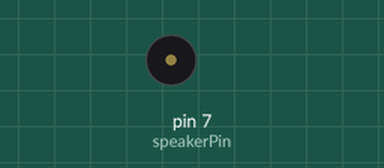
This sketch was run on a simulated Arduino Uno, built with avr-gcc and run on an emulated ATmega328P. Parts: buzzer (waves = sounding).

Above: at 0.4 s.
At 1.55 s:
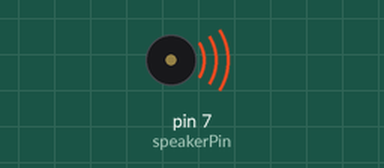
Timing chart, 0 to 3.2 s (numbered marks = the images above):
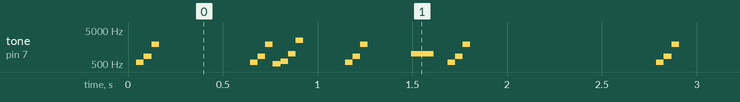

The sketch:

TheSoundOfMusic.ino
```cpp
// create an array of LED pins
int speakerPin = 7;

//int delayMicros = 100000;
int del = 100;

void setup() {
  // set up all these pins as output
  pinMode(speakerPin, OUTPUT);
}


void loop() {
  // turn them all off
  for (int i = 1000; i > 100; i -= 10) {
    digitalWrite(speakerPin, HIGH);
    delayMicroseconds(i);
    digitalWrite(speakerPin, LOW);
    delayMicroseconds(i);


  }
  delay(500);
  for (int i = 1000; i > 100; i -= 10) {
    digitalWrite(speakerPin, HIGH);
    delayMicroseconds(i);
    digitalWrite(speakerPin, LOW);
    delayMicroseconds(i);
  }
  delay(50);
  for (int i = 1000; i > 100; i -= 10) {
    digitalWrite(speakerPin, HIGH);
    delayMicroseconds(i);
    digitalWrite(speakerPin, LOW);
    delayMicroseconds(i);
  }
  delay(250);

  for (int i = 1000; i > 100; i -= 10) {
    digitalWrite(speakerPin, HIGH);
    delayMicroseconds(i);
    digitalWrite(speakerPin, LOW);
    delayMicroseconds(i);
  }
  delay(250);
  for (int i = 1000; i > 100; i -= 10) {
    digitalWrite(speakerPin, HIGH);
    delayMicroseconds(500);
    digitalWrite(speakerPin, LOW);
    delayMicroseconds(500);
  }
  delay(100);
  for (int i = 1000; i > 100; i -= 10) {
    digitalWrite(speakerPin, HIGH);
    delayMicroseconds(i);
    digitalWrite(speakerPin, LOW);
    delayMicroseconds(i);
  }
  delay(1000);
  del -= 5;
}
```

Measured:
- by itself, tone on pin 7 (speakerPin): plays 571 Hz for 0.04 s, 846 Hz for 0.04 s, 1880 Hz for 0.04 s, 571 Hz for 0.04 s, 846 Hz for 0.04 s, 1880 Hz for 0.04 s … (809 notes in this stretch)
